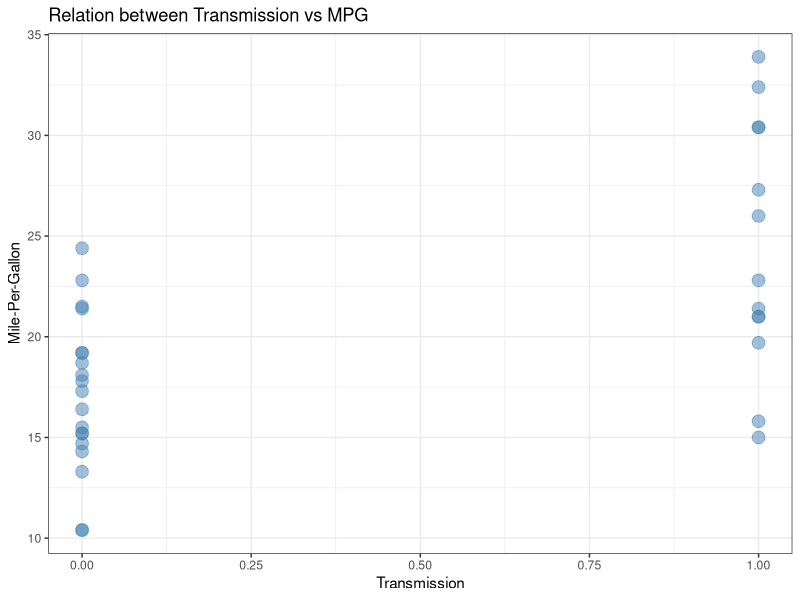

The R script that drew this image:
## ---- chunk 1
#library(dplyr)
#library(tidyr)
library(ggplot2)

data(mtcars)
#carsdata <- tbl_df(mtcars)
## ---- chunk 2
# linear regression
lm(mpg ~ am, data=mtcars)

g <- ggplot(mtcars, aes(am, mpg)) +
  geom_point(color = "steelblue", size=4, alpha=1/2) +
  #geom_smooth(size=2, method="lm", formula=mtcars$mpg ~ mtcars$am) +
  xlab("Transmission") +
  ylab("Mile-Per-Gallon") +
  labs(title="Relation between Transmission vs MPG") +
  theme_bw()
g

t.test(mtcars$am, mtcars$mpg, paired=FALSE, var.equal=FALSE)

## ---- chunk 3
cor(mtcars$mpg, mtcars$am)
var(mtcars$mpg, mtcars$am)

